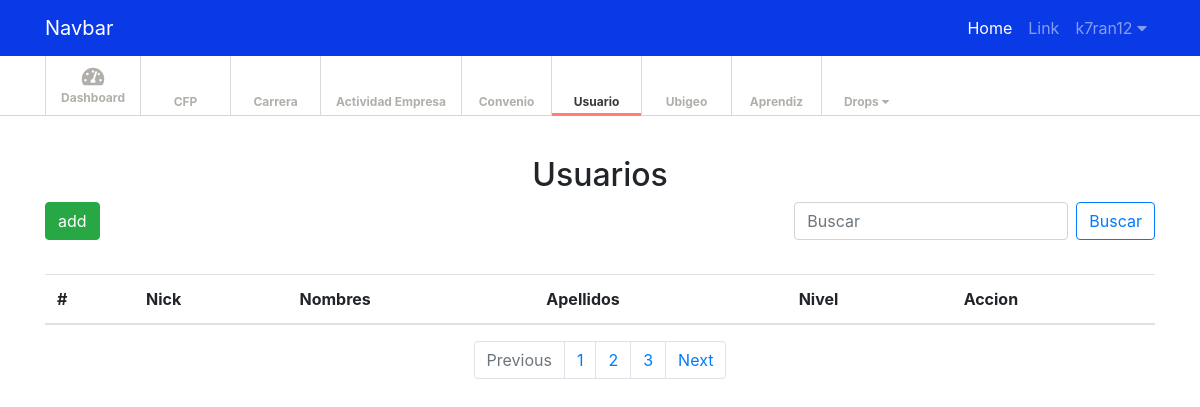
/usuario (signed in), run on an earlier commit of the app's database.
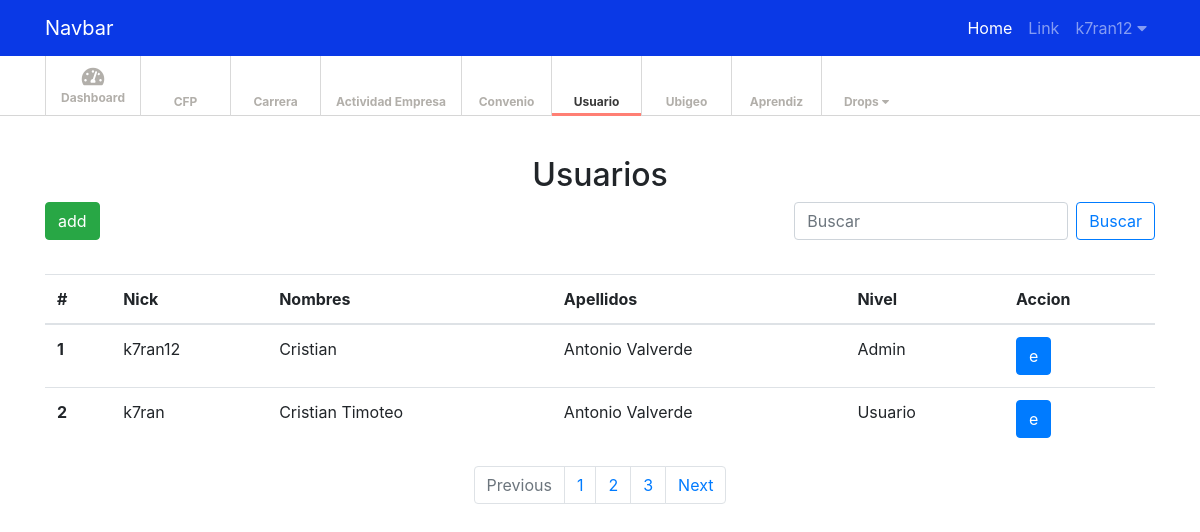
And on a later commit of the database.
### tables this page shows
CREATE TABLE `usuarios` (
  `id_usua` int(11) NOT NULL,
  `nick_usua` char(20) DEFAULT NULL,
  `password_usua` char(15) DEFAULT NULL,
  `nombres_usua` char(25) DEFAULT NULL,
  `apellidos_usua` char(25) DEFAULT NULL,
  `nivel_usua` char(15) DEFAULT NULL
);

### model/conexion_model.php (called while the page is built, shortened)
<?php
	class conexion_model
	{
		private $host = "localhost";
		private $user = "root";
		private $pass = "";
		private $bd = "sistemapva";
		public function conectar(){
			$con = mysqli_connect($this->host, $this->user, $this->pass, $this->bd);
			mysqli_set_charset ( $con , 'utf8' );
			return $con;
		}
	}

### model/login_model.php (called while the page is built, shortened)
<?php
	require_once("conexion_model.php");
	class login_model extends conexion_model
	{
		private $con;
		function __construct()
		{
			$this->con = parent::conectar();
		}
		public function mostrar_usuarios(){
			$consulta = "SELECT * FROM usuarios LIMIT 10";
			$query = mysqli_query($this->con, $consulta);
			$array_usu = array();
			$i = 1;
			while ($datos = mysqli_fetch_assoc($query)) {
				$array['id_usua'] = $datos['id_usua'];
				$array['autoincrement'] = $i++;
				$array['nick_usua'] = $datos['nick_usua'];
				$array['password_usua'] = $datos['password_usua'];
				$array['nombres_usua'] = $datos['nombres_usua'];
				$array['apellidos_usua'] = $datos['apellidos_usua'];
				$array['nivel_usua'] = $datos['nivel_usua'];
				array_push($array_usu, $array);
			}
			return $array_usu;
		}
	}

### view/usuario_view.php (the view, shortened to what this page needs)
<?php
	require_once("model/login_model.php");
	$usuarios = new login_model();
	$usu = $usuarios->mostrar_usuarios();
 ?>
<center><h2>Usuarios</h2></center>
<div style="float: left;">
     <button type="button" class="btn btn-success my-2 my-sm-0" data-toggle="modal" data-target=".agregar_usuario">add</button>
</div>
<div style="float: right;">
	<form class="form-inline my-2 my-lg-0">
      <input class="form-control mr-sm-2" type="search" placeholder="Buscar" aria-label="Search">
      <button class="btn btn-outline-primary my-2 my-sm-0" type="submit">Buscar</button>
    </form>
</div><br><br><br>
<div>
	<table class="table table-hover">
  <thead>
    <tr>
      <th scope="col">#</th>
      <th scope="col">Nick</th>
      <th scope="col">Nombres</th>
      <th scope="col">Apellidos</th>
      <th scope="col">Nivel</th>
      <th scope="col">Accion</th>
    </tr>
  </thead>
  <tbody>
  	<?php foreach ($usu as $value_usu) {
  	 ?>
    <tr>
      <th><?php echo $value_usu['autoincrement'] ?></th>
      <td class="datos_usuario_editar"><?php echo $value_usu['nick_usua'] ?></td>
      <td class="datos_usuario_editar"><?php echo $value_usu['nombres_usua'] ?></td>
      <td class="datos_usuario_editar"><?php echo $value_usu['apellidos_usua'] ?></td>
      <td class="datos_usuario_editar"><?php echo $value_usu['nivel_usua'] ?></td>
      <td><button nick="<?php echo $value_usu['nick_usua'] ?>" type="button" class="btn btn-primary editar_usuario" data-toggle="modal" data-target=".editar_usuario_modal">e</button></td>
    </tr>
    <?php } ?>
  </tbody>
</table>
<nav aria-label="Page navigation example">
  <ul class="pagination justify-content-center">
    <li class="page-item disabled">
      <a class="page-link" href="#" tabindex="-1" aria-disabled="true">Previous</a>
    </li>
    <li class="page-item"><a class="page-link" href="#">1</a></li>
    <li class="page-item"><a class="page-link" href="#">2</a></li>
    <li class="page-item"><a class="page-link" href="#">3</a></li>
    <li class="page-item">
      <a class="page-link" href="#">Next</a>
    </li>
  </ul>
</nav>
</div>

What changed in the data, as far as the page shows it:
added usuarios: id_usua "1", nick_usua "k7ran12", nombres_usua "Cristian", apellidos_usua "Antonio Valverde", nivel_usua "Admin"
added usuarios: autoincrement "2", nick_usua "k7ran", nombres_usua "Cristian Timoteo", apellidos_usua "Antonio Valverde", nivel_usua "Usuario"
